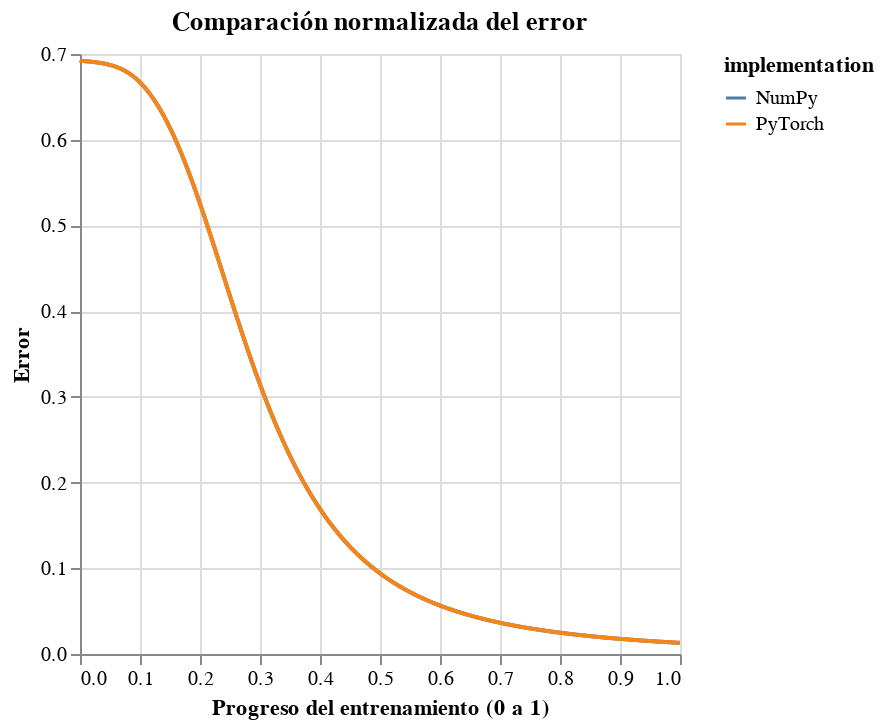

This figure's notebook cell:
### Code cell
df_numpy = pd.DataFrame({
    "errors": errors,
    "time-step": np.linspace(0, 1, len(errors)),
    "implementation": "NumPy"
})

df_pytorch = pd.DataFrame({
    "errors": df2["errors"],
    "time-step": np.linspace(0, 1, len(df2["errors"])),
    "implementation": "PyTorch"
})

df_total = pd.concat([df_numpy, df_pytorch], ignore_index=True)

alt.Chart(df_total).mark_line().encode(
    x=alt.X("time-step:Q", title="Progreso del entrenamiento (0 a 1)"),
    y=alt.Y("errors:Q", title="Error"),
    color="implementation:N"
).properties(title="Comparación normalizada del error")

### Figure 1 — Vega-Lite specification as saved in the notebook (floating-point values rounded to 4 significant figures; data arrays with more than 128 entries replaced by an {"elided": "..."} marker saying what was removed)
{"config": {"view": {"continuousWidth": 300, "continuousHeight": 300}}, "data": {"name": "data-0da560a6ec13e1098683268148c2862f"}, "mark": {"type": "line"}, "encoding": {"color": {"field": "implementation", "type": "nominal"}, "x": {"field": "time-step", "title": "Progreso del entrenamiento (0 a 1)", "type": "quantitative"}, "y": {"field": "errors", "title": "Error", "type": "quantitative"}}, "title": "Comparación normalizada del error", "$schema": "https://vega.github.io/schema/vega-lite/v5.20.1.json", "datasets": {"data-0da560a6ec13e1098683268148c2862f": {"elided": "6000 records"}}}
